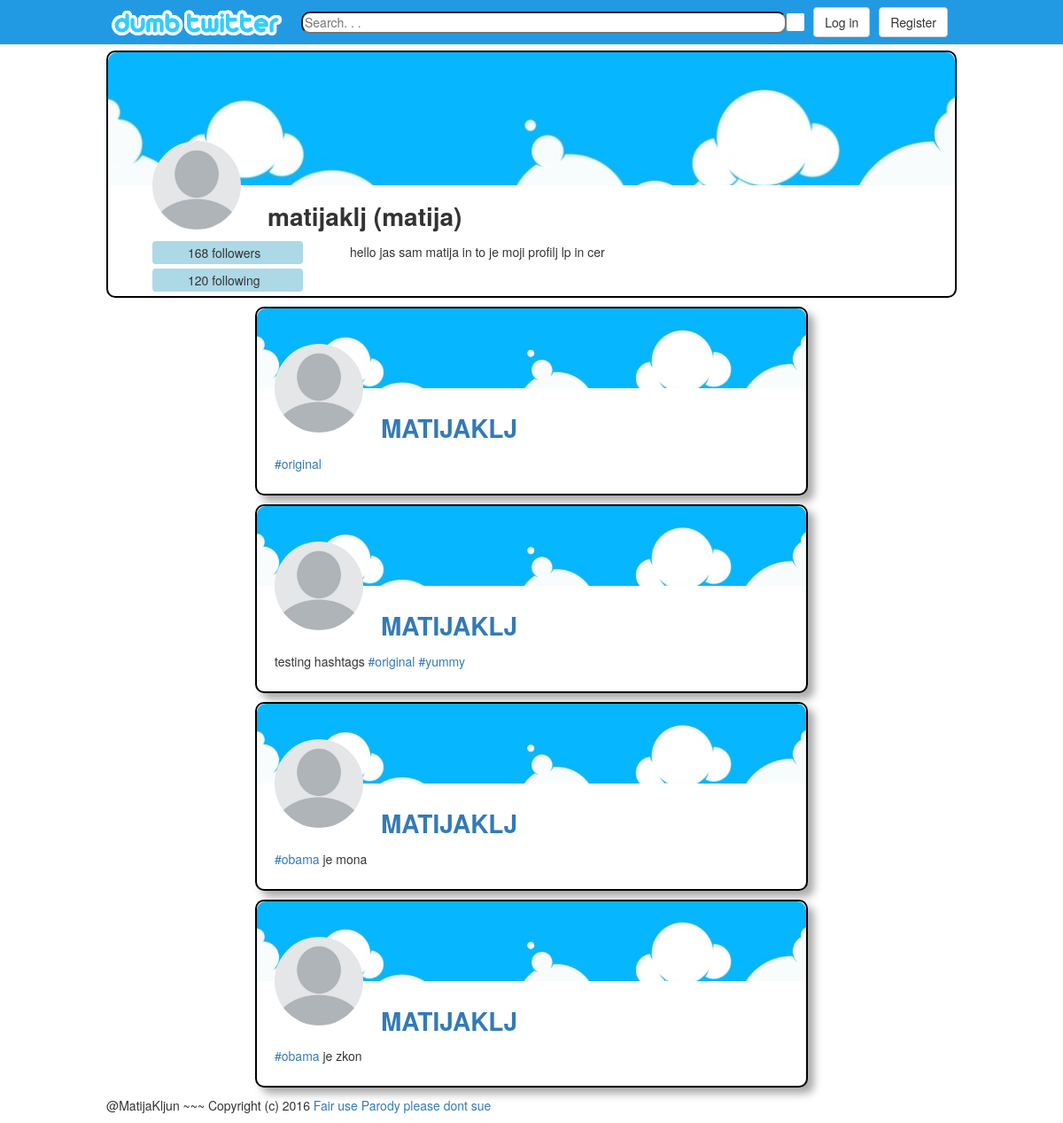
/microblog/profile/2/, run on an earlier commit of the app's database.
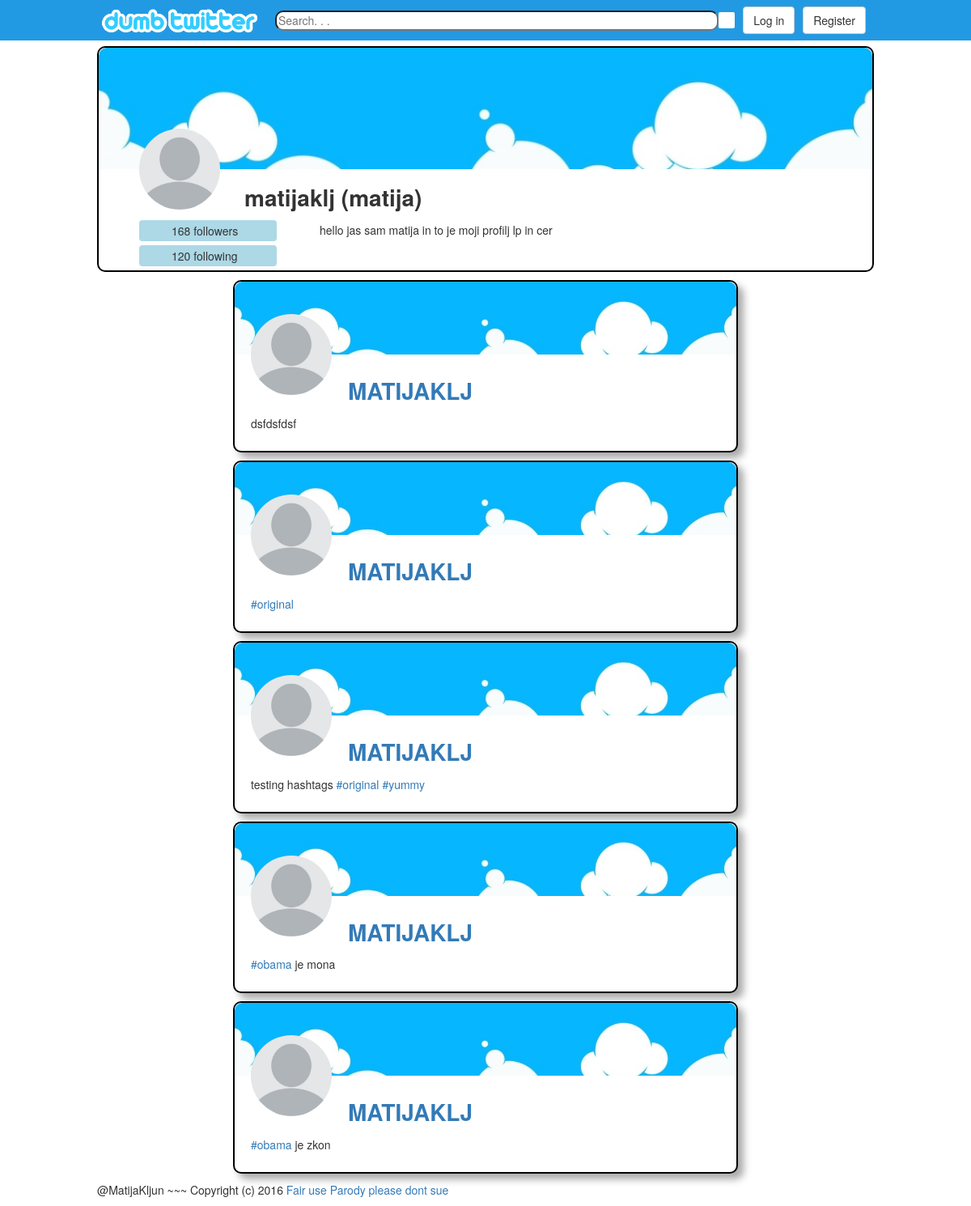
And on a later commit of the database.
### microblog_web/models.py (models this page shows)
class Post(models.Model):
    profile = models.ForeignKey(Profile, on_delete=models.CASCADE)
    content = models.TextField()
    pub_date = models.DateTimeField(default=datetime.now)
    objects = PostManager()

class Profile(models.Model):
    user = models.ForeignKey(User, on_delete=models.CASCADE)
    displayName = models.CharField(max_length=30)
    description = models.CharField(max_length=150, default='')
    coverImage = models.CharField(max_length=100, default='microblog/img/cover-image.jpg')
    profileImage = models.CharField(max_length=100, default='microblog/img/profile-image.jpg')
    objects = ProfileManager()

### microblog_web/views.py (the view)
# urls.py: url(r'^profile/(?P<id>[0-9]+)/$', views.user_profile, name='user_profile'),
def user_profile(request, id):
    context = {}
    profile = Profile.objects.get(user__pk = id)
    posts = Post.objects.filter(profile=profile).order_by('-pub_date')
    context['profile'] = profile
    context['posts'] = posts
    return render(request, 'microblog_web/profile.html', context)

### microblog_web/templatetags/microblogtags.py (called while the page is built)
def hashrepl(matchobj):
    return "<a href=\"/microblog/hashtag/" + str(matchobj.group(0)[1:]) + "\">" + str(matchobj.group(0)) + "</a>"

@register.filter(name="editpost")
def hashtag(content):
    content = mark_safe(re.sub('\@[0-9\w_]{1,100}\\b', afnarepl, content))
    return mark_safe(re.sub('\#[0-9\w]{1,100}\\b', hashrepl, content))

### microblog_web/templates/microblog_web/profile.html
{% extends "microblog_web/base.html" %}
{% load static %}
{% block main %}
    <div class="centered-content">
        <div class="profile-site-container">
            <div class="profile-site">
                    <div class="cover-image">
                        <img class="cover-image" src="{% static 'microblog/img/cover-image.jpg' %}" alt="cover photo" />
                    </div>
                    <div class="profile-image-div">
                        <img class="profile-image" src="{% static 'microblog/img/profile-image.jpg' %}" alt="profile picture" />
                    </div>
                    <h1 class="profile-name">{{profile.displayName}} ({{profile.user.username}})</h1>
                    <div class="profile-desc">
                        <div class="profile-tags">
                            <div class="tag"><span class="sprite sprite-people"></span><span>168</span> followers</div>
                            <div class="tag"><span class="sprite sprite-people"></span><span>120</span> following</div>
                        </div>
                        <div class="profile-bio">
                            <p>
                                {{profile.description}}
                            </p>
                        </div>
                    </div>
            </div>
            <div class="profile-posts">
                {% for post in posts %}
                    {% include 'microblog_web/post.html' %}
                {% endfor %}
            </div>
        </div>
    </div>
{% endblock %}

### microblog_web/templates/microblog_web/post.html
{% load static %}
{% load microblogtags %}
<article class="post">
    <div class="cover-image">
        <img class="cover-image" src="{% static post.profile.coverImage %}" alt="cover photo" />
    </div>
    <div class="profile-image-div">
        <img class="profile-image" src="{% static post.profile.profileImage %}" alt="profile picture" />
    </div>
    <h2 class="profile-name"><a href="/microblog/profile/{{post.profile.user.id}}">{{post.profile.displayName | upper}}</a></h2>
    <div class="post-text">
            {{post.content|editpost}}
    </div>
    <div class="tags">
    </div>
</article>

What changed in the data, as far as the page shows it:
added Post: profile.coverImage (picture), profile.profileImage (picture), profile.displayName "MATIJAKLJ", content|editpost "dsfdsfdsf"
